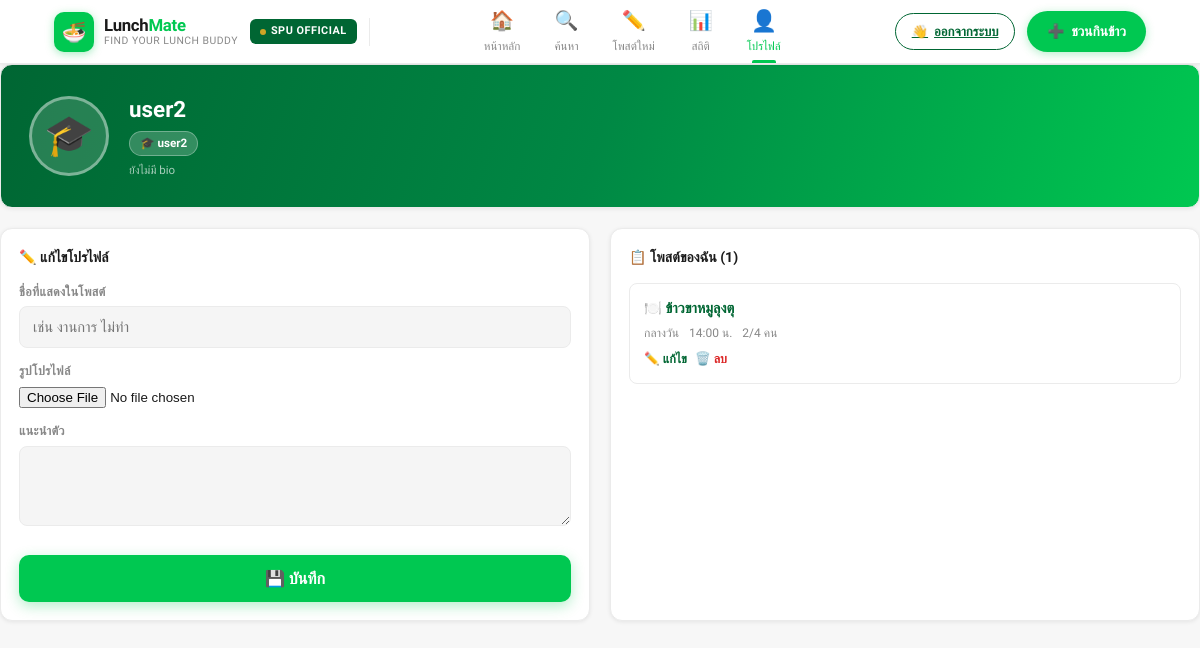
Screenshot of /profile/ (signed in) with the database file from the repository.
### posts/models.py (models this page shows, shortened)
class Profile(models.Model):
    user         = models.OneToOneField(User, on_delete=models.CASCADE)
    avatar       = models.ImageField(upload_to='avatars/', blank=True, null=True)
    bio          = models.TextField(blank=True)
    display_name = models.CharField(max_length=100, blank=True, verbose_name='ชื่อที่แสดงในโพสต์')

class LunchPost(models.Model):
    MEAL_CHOICES = [
        ('เช้า', 'เช้า'),
        ('กลางวัน', 'กลางวัน'),
        ('เย็น', 'เย็น'),
        ('ดึก', 'ดึก'),
    ]
    owner       = models.ForeignKey(User, on_delete=models.CASCADE, null=True, blank=True)
    image       = models.ImageField(upload_to='posts/', blank=True, null=True)
    name        = models.CharField(max_length=100)
    restaurant  = models.CharField(max_length=200)
    area        = models.CharField(max_length=200, blank=True)
    meal        = models.CharField(max_length=20, choices=MEAL_CHOICES, default='กลางวัน')
    time        = models.CharField(max_length=10)
    slots       = models.IntegerField(default=4)
    joined      = models.IntegerField(default=1)
    note        = models.TextField(blank=True)
    created_at  = models.DateTimeField(auto_now_add=True)
    members     = models.ManyToManyField(User, related_name='joined_posts', blank=True)
    class Meta:
        ordering = ['-created_at']

### posts/views.py (the view)
# urls.py: path('profile/', views.profile_view, name='profile'),
@login_required
def profile_view(request):
    profile, _ = Profile.objects.get_or_create(user=request.user)
    my_posts   = LunchPost.objects.filter(owner=request.user)
    form = ProfileForm(request.POST or None, request.FILES or None, instance=profile)
    if form.is_valid():
        form.save()
        return redirect('profile')
    return render(request, 'posts/profile.html', {
        'profile': profile, 'my_posts': my_posts, 'form': form
    })

### posts/forms.py
class ProfileForm(forms.ModelForm):
    class Meta:
        model = Profile
        fields = ['display_name', 'avatar', 'bio']
        labels = {
            'display_name': 'ชื่อที่แสดงในโพสต์',
            'avatar':       'รูปโปรไฟล์',
            'bio':          'แนะนำตัว',
        }
        widgets = {
            'display_name': forms.TextInput(attrs={**TEXT_ATTRS, 'placeholder': 'เช่น งานการ ไม่ทำ'}),
            'bio':          forms.Textarea(attrs={**TEXTAREA_ATTRS, 'rows': 3}),
        }

### posts/templates/posts/profile.html (shortened to what this page needs)
{% extends 'posts/base.html' %}
{% block content %}
<div class="profile-banner" style="margin-bottom:20px;">
  {% if profile.avatar %}
  <img src="{{ profile.avatar.url }}" style="width:80px;height:80px;border-radius:50%;object-fit:cover;border:3px solid rgba(255,255,255,.5);flex-shrink:0;"/>
  {% else %}
  <div class="p-av">🎓</div>
  {% endif %}
  <div class="p-info">
    <div class="p-name">{{ profile.display_name|default:request.user.username }}</div>
    <div class="p-tag">🎓 {{ request.user.username }}</div>
    <div class="p-hint">{{ profile.bio|default:'ยังไม่มี bio' }}</div>
  </div>
</div>
<div style="display:grid;grid-template-columns:1fr 1fr;gap:20px;">
  <div class="s-card">
    <div class="s-card-title">✏️ แก้ไขโปรไฟล์</div>
    <form method="post" enctype="multipart/form-data">
      {% for field in form %}
      <div class="fg">
        <label class="fl">{{ field.label }}</label>
        {{ field }}
      </div>
      {% endfor %}
      <button type="submit" class="btn-sub" style="margin-top:8px;">💾 บันทึก</button>
    </form>
  </div>
  <div class="s-card">
    <div class="s-card-title">📋 โพสต์ของฉัน ({{ my_posts.count }})</div>
    {% for post in my_posts %}
    <div class="my-card">
      <div class="my-card-r">🍽️ {{ post.restaurant }}</div>
      <div class="my-card-meta">
        <span>{{ post.meal }}</span>
        <span>{{ post.time }} น.</span>
        <span>{{ post.joined }}/{{ post.slots }} คน</span>
      </div>
      <div style="display:flex;gap:8px;margin-top:8px;">
        <a href="{% url 'post_edit' post.pk %}" style="font-size:.78rem;color:#006633;font-weight:700;text-decoration:none;">✏️ แก้ไข</a>
        <a href="{% url 'post_delete' post.pk %}" style="font-size:.78rem;color:#dc2626;font-weight:700;text-decoration:none;">🗑️ ลบ</a>
      </div>
    </div>
    {% empty %}
    <div style="text-align:center;color:#999;padding:30px 0;font-size:.9rem;">ยังไม่มีโพสต์</div>
    {% endfor %}
  </div>
</div>
{% endblock %}

### posts/static/posts/style.css (style rules this page uses)
:root { --lm-green: #00C851; --lm-green2: #00A843; --lm-green3: #E8FAF0; --lm-dark: #1A1A1A; --lm-gray: #F5F5F5; --lm-border: #EBEBEB; --lm-text: #1A1A1A; --lm-text2: #888888; --lm-text3: #BBBBBB; --lm-white: #FFFFFF; --lm-red: #FF3B30; --lm-yellow: #FFD60A; --lm-orange: #FF9500; --spu-green: #006633; --spu-gold: #CFA526; --spu-light: #E8F5EE; --primary: var(--lm-green); --primary-dk: var(--lm-green2); --primary-lt: var(--lm-green3); --nav-h: 64px; --max-w: 1140px; --r: 12px; --rs: 8px; --shadow-sm: 0 1px 4px rgba(0,0,0,.08); --shadow-md: 0 4px 16px rgba(0,0,0,.10); --shadow-lg: 0 8px 32px rgba(0,0,0,.12); }
*, *::before, *::after { margin:0; padding:0; box-sizing:border-box; }
html { scroll-behavior:smooth; overflow-x:hidden; }
body { font-family:'Sarabun',sans-serif; background:#F7F7F7; color:var(--lm-text); min-height:100vh; font-size:15px; line-height:1.5; overflow-x:hidden; }
.s-card { background:var(--lm-white); border:1px solid var(--lm-border); border-radius:var(--r); padding:18px; margin-bottom:14px; box-shadow:var(--shadow-sm); }
.s-card-title { font-family:'Prompt',sans-serif; font-weight:700; font-size:.88rem; color:var(--lm-text); margin-bottom:14px; display:flex; align-items:center; gap:6px; }
.fg { margin-bottom:14px; }
.fl { display:block; font-family:'Prompt',sans-serif; font-weight:600; font-size:.78rem; color:var(--lm-text2); margin-bottom:5px; text-transform:uppercase; letter-spacing:.3px; }
.fi, .fs, .fta { width:100%; background:var(--lm-gray); border:1.5px solid var(--lm-border); border-radius:var(--rs); padding:11px 13px; font-family:'Sarabun',sans-serif; font-size:.92rem; color:var(--lm-text); outline:none; transition:all .18s; }
.fta { resize:vertical; min-height:80px; }
.btn-sub { width:100%; background:var(--primary); color:#fff; border:none; font-family:'Prompt',sans-serif; font-weight:800; font-size:1rem; padding:14px; border-radius:10px; cursor:pointer; margin-top:8px; transition:all .2s; box-shadow:0 4px 14px rgba(0,200,81,.3); }
.profile-banner { background:linear-gradient(108deg,var(--spu-green) 0%,#008844 50%,var(--primary) 100%); border:1px solid var(--lm-border); border-radius:var(--r); padding:28px; display:flex; align-items:center; gap:20px; margin-bottom:16px; box-shadow:var(--shadow-sm); position:relative; overflow:hidden; }
.p-av { width:80px; height:80px; border-radius:50%; border:3px solid rgba(255,255,255,.4); font-size:2.5rem; background:rgba(255,255,255,.15); display:flex; align-items:center; justify-content:center; cursor:pointer; transition:transform .2s; flex-shrink:0; }
.p-info { color:#fff; }
.p-name { font-family:'Prompt',sans-serif; font-weight:800; font-size:1.4rem; margin-bottom:4px; }
.p-tag { display:inline-flex; align-items:center; gap:5px; background:rgba(255,255,255,.2); border:1px solid rgba(255,255,255,.3); border-radius:99px; padding:3px 10px; font-size:.73rem; font-weight:600; margin-bottom:6px; }
.p-hint { font-size:.72rem; opacity:.65; }
.my-card { background:var(--lm-white); border:1px solid var(--lm-border); border-radius:var(--rs); padding:14px; margin-bottom:9px; transition:border-color .18s, box-shadow .18s; cursor:default; }
.my-card-r { font-family:'Prompt',sans-serif; font-weight:700; font-size:.9rem; color:var(--spu-green); margin-bottom:5px; }
.my-card-meta { font-size:.75rem; color:var(--lm-text2); display:flex; gap:10px; flex-wrap:wrap; }
.btn-join, .btn-cta, .btn-sub, .btn-save { position: relative; overflow: hidden; }
.p-av { transition: transform .3s cubic-bezier(.34,1.56,.64,1); }
.my-card { transition: border-color .18s, box-shadow .18s, transform .18s; }

### rows the page displays
Profile: display_name "user2", bio "ยังไม่มี bio"
LunchPost: restaurant "ข้าวขาหมูลุงตุ", meal "กลางวัน", time "14:00", joined "2", slots "4"

### other values shown
{{ request.user.username }} "user2"
{{ field.label }} "ชื่อที่แสดงในโพสต์" "รูปโปรไฟล์" "แนะนำตัว"
{{ my_posts.count }} "1"
